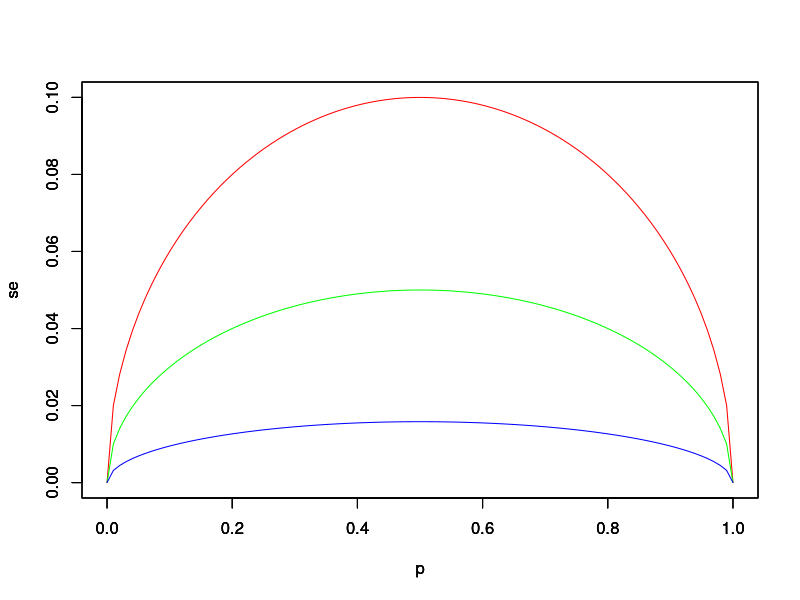
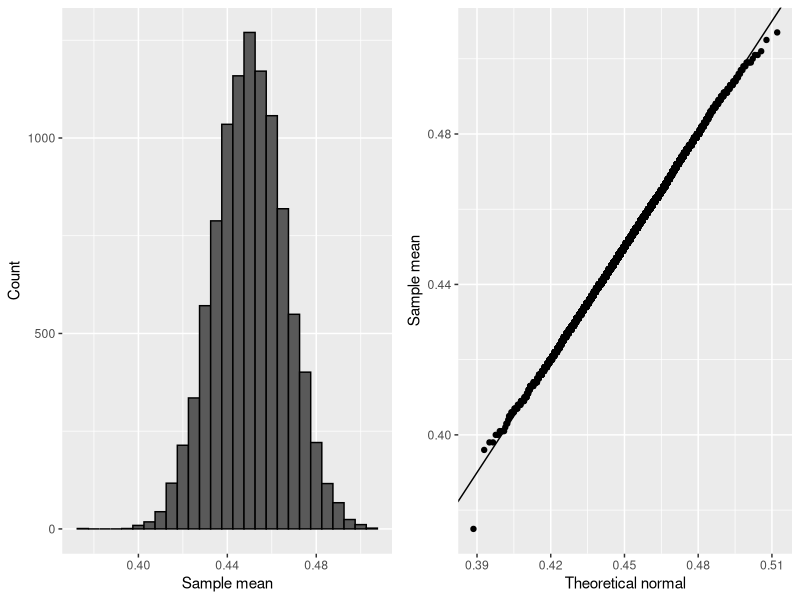

Write R code to recreate these figures, in order.
## ---- chunk 1
print(qnorm(0.95))
print(qnorm(0.975)) 
print(qnorm(0.97725))
## ---- chunk 2
p_samples <- c(0.56, 0.6, 0.44, 0.5)
n <- 25
p<- mean(p_samples)
print(p)
spread <- 2*p-1
print(spread)
se <- (1-0)* sqrt(p*(1-p)/n)
print(se)
## ---- chunk 3
p <- seq(0, 1, length = 100)
sample_sizes <- c(25, 100, 1000)
lcol = c("red", "green", "blue")
c <- 1
for(n in sample_sizes){
  se <- sqrt(p*(1-p)/n)
  plot(p,se, ylim = c(0, 0.1), type = "l", col = lcol[c])
  par(new= TRUE)
  c <- c +1
}
## ---- chunk 4
p <- 0.45
n <- 25
spread_error <- 2 * sqrt(p*(1-p)/n) 
spread_error
## ---- chunk 5
smean <- 0.48
n <- 25
se <- sqrt(smean*(1-smean)/n)
se
## ---- chunk 6
pnorm(0.01/se) - pnorm(-0.01/se)
## ---- chunk 7
smean <- 0.48
n <- 25
se <- sqrt(smean*(1-smean)/n)
spread <- 2*smean -1
print(spread)
margin <- 2 * se
print(margin)
## ---- chunk 8
pnorm(2)-pnorm(-2)
## ---- chunk 9
p <- 0.45
B <- 10000
n <- 1000
smean <- replicate(B, {
  sam <- sample(c(0,1), size = n, replace = TRUE, prob= c(1-p,p))
  mean(sam)
})

mm <- mean(smean)
print(mm)

print(sd(smean))

se <- sqrt(smean*(1-smean)/n)
mse <- mean(se)
print(mse)

print(pnorm(0.01/mse) - pnorm(-0.01/mse))

#There is about a 48% chance the difference between mean derived from the monte carlo simulation and the true mean is less #than 1%.  We can see that the simuated mean is very, very close to the provided p.  

#Plot histogram and qqplot to show its approximation of a normal distribution. 
library(gridExtra)
library(ggplot2)
library(magrittr)
p1 <- data.frame(smean= smean) %>% ggplot(aes(smean)) +
  geom_histogram(binwidth = 0.005, col = "black") +
  xlab("Sample mean") +
  ylab("Count")
p2 <- data.frame(smean = smean) %>% ggplot(aes(sample = smean)) +
  stat_qq(dparams = list(mean = mean(smean), sd=sd(smean))) +
  geom_abline() +
  ylab("Sample mean") +
  xlab("Theoretical normal") 
grid.arrange(p1,p2, nrow = 1)
